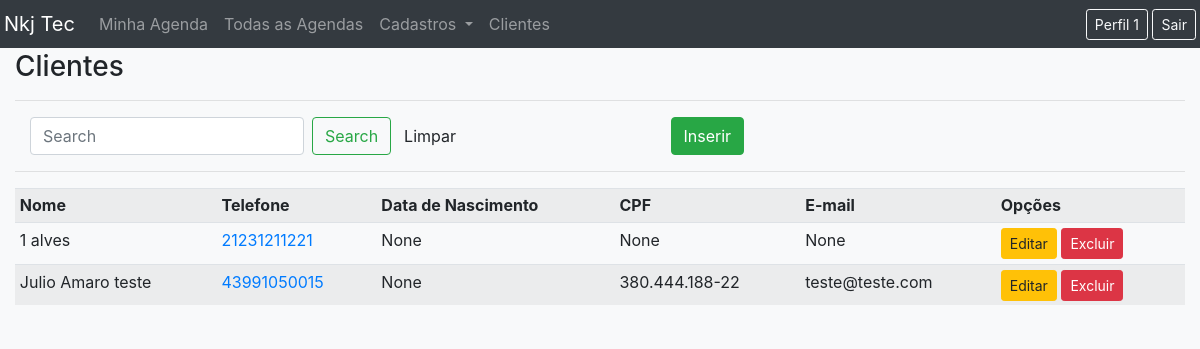
The app's page /list/client/ (signed in), older data.
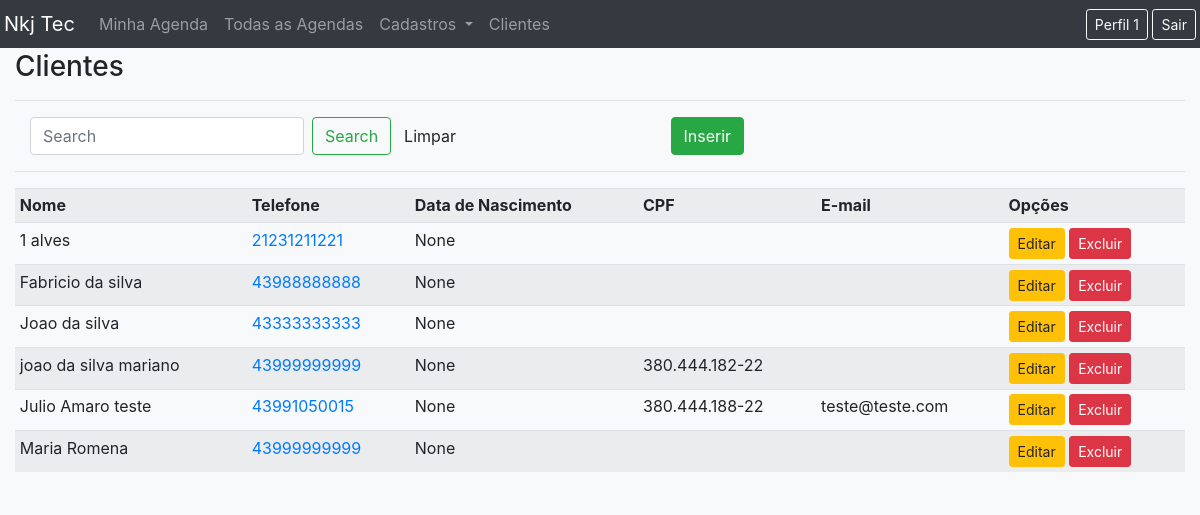
The same page, newer data.
### registrations/models.py (models this page shows, shortened)
class Client (models.Model):
    name = models.CharField(max_length=255, verbose_name="Nome")
    tel = models.CharField(max_length=11, verbose_name="Telefone")
    cpf = models.CharField(null= True, blank=True,max_length=14, verbose_name="CPF")
    email = models.CharField(null= True, blank=True, max_length=60, verbose_name="E-mail")
    obs = models.TextField(null=True,blank=True, verbose_name="Obervações")
    birth = models.CharField(null=True,blank=True, max_length=10, verbose_name="Data de nascimento")#format dd/mm/yyyy
    created_at = models.DateTimeField(auto_now=True, verbose_name="Criado em.")
    is_active = models.BooleanField(default=True, verbose_name="Ativo")
    master = models.ForeignKey(User, models.DO_NOTHING, blank = True, null = True, related_name="masterclient", verbose_name="Master")
    created_by = models.ForeignKey(User, models.DO_NOTHING, blank = True, null = True, related_name="createdbyclient", verbose_name="Criado por")
    class Meta:
        ordering = [Upper('name')]

### registrations/views.py (the view)
# urls.py: path('list/client/', ClientList.as_view(), name ='list-client'),
class ClientList(LoginRequiredMixin, ListView):
    login_url = reverse_lazy('login')
    model = Client
    template_name = 'registrations/lists/client.html'
    def get_queryset(self):
        if (self.request.GET.get('search')):
            self.object_list = Client.objects.filter(master= self.request.user.master,name__icontains = self.request.GET.get('search'), is_active = 1)
        else:
            self.object_list = Client.objects.filter(master= self.request.user.master, is_active = 1)
        return self.object_list

### registrations/templates/registrations/lists/client.html
{% extends 'pages/template.html' %}
{% load static %}
{% block content %}
<h3>Clientes</h3>
<hr>
<div class="row ml-auto">
    <div class="col-sm">
        <form method="get" class="form-inline my-2 my-lg-0 mt-2" action="">
            <input class="form-control mr-sm-2" type="search" value="{{request.GET.search}}" placeholder="Search" aria-label="Search" id="search"
                name="search" autofocus>
            <button class="btn btn-outline-success my-2 my-sm-0" type="submit">Search</button>
            <a href="{% url 'list-user' %}" class="btn">Limpar</a>
        </form>
    </div>
    <div class="col-sm">
        <a href="{% url 'create-client' %}" class="btn btn-success ml-5">Inserir</a>
    </div>
</div>
<hr>
<div class="table-responsive">
    <table class="table table-striped table-sm">
        <tr>
            <th>Nome</th>
            <th>Telefone</th>
            <th>Data de Nascimento</th>
            <th>CPF</th>
            <th>E-mail</th>
            <th>Opções</th>
        </tr>
        {% for obj in object_list %}
        <tr>
            <td>{{obj.name}}</td>
            <td><a href="https://api.whatsapp.com/send?phone=55{{obj.tel}}&text="
                target="_blank">
                {{obj.tel}}</a></td>
            <td>{{obj.birth}}</td>
            <td>{{obj.cpf}}</td>
            <td>{{obj.email}}</td>
            <td>
                <a href="{% url 'edit-client' obj.pk %}" class="btn btn-warning btn-sm">Editar</a>
                <a href="{% url 'delete-client' obj.pk %}" class="btn btn-danger btn-sm">Excluir</a>
            </td>
        </tr>
        {% empty %}
        <tr>
            <td colspan="3">
                Nenhum Registro encontrado
            </td>
        </tr>
        {% endfor %}
    </table>
</div>
{% endblock %}

Row changes from the older to the newer data that the page shows:
changed Client "1 alves": cpf "None" → (not shown); email "None" → (not shown)
added Client: name "Fabricio da silva", tel "43988888888", birth "None"
added Client: name "Joao da silva", tel "43333333333", birth "None"
added Client: name "joao da silva mariano", tel "43999999999", birth "None", cpf "380.444.182-22"
added Client: name "Maria Romena", tel "43999999999", birth "None"
